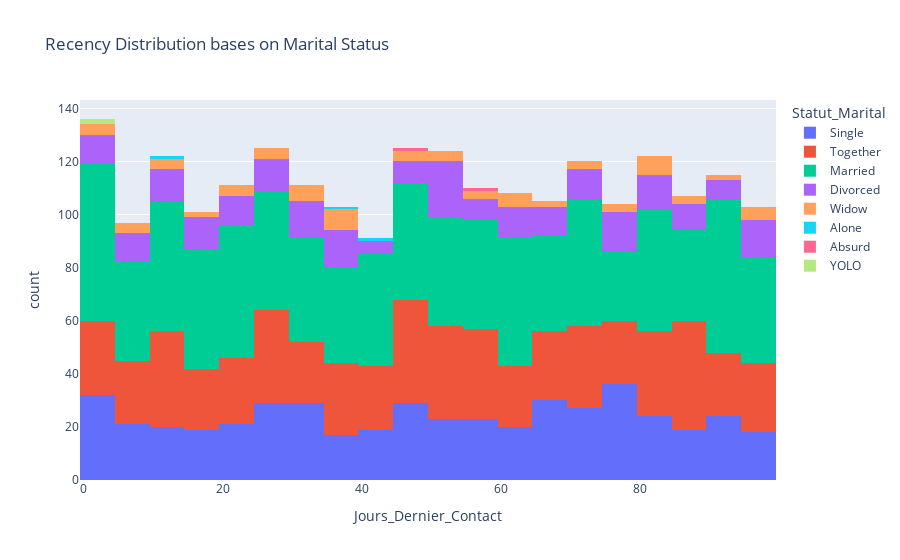
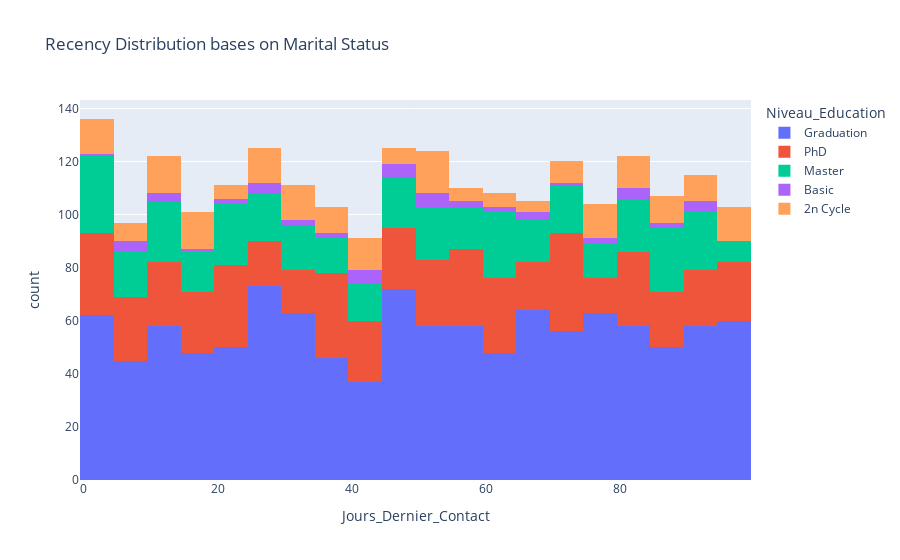

The code cell stored with these charts, in order, in its notebook:
### Code cell
fig1=px.histogram(data_frame=df,x='Jours_Dernier_Contact',color='Statut_Marital',title='Recency Distribution bases on Marital Status')
fig2=px.histogram(data_frame=df,x='Jours_Dernier_Contact',color='Niveau_Education',title='Recency Distribution bases on Marital Status')

fig1.show()
fig2.show()

### Figure 1 — Plotly figure (JSON) as saved in the notebook; plotly's stock layout.template omitted (floating-point values rounded to 4 significant figures; data arrays with more than 128 entries replaced by an {"elided": "..."} marker saying what was removed)
{"data": [{"bingroup": "x", "hovertemplate": "Statut_Marital=Single<br>Jours_Dernier_Contact=%{x}<br>count=%{y}<extra></extra>", "legendgroup": "Single", "marker": {"color": "#636efa", "pattern": {"shape": ""}}, "name": "Single", "orientation": "v", "showlegend": true, "type": "histogram", "x": {"elided": "480 int values"}, "xaxis": "x", "yaxis": "y"}, {"bingroup": "x", "hovertemplate": "Statut_Marital=Together<br>Jours_Dernier_Contact=%{x}<br>count=%{y}<extra></extra>", "legendgroup": "Together", "marker": {"color": "#EF553B", "pattern": {"shape": ""}}, "name": "Together", "orientation": "v", "showlegend": true, "type": "histogram", "x": {"elided": "580 int values"}, "xaxis": "x", "yaxis": "y"}, {"bingroup": "x", "hovertemplate": "Statut_Marital=Married<br>Jours_Dernier_Contact=%{x}<br>count=%{y}<extra></extra>", "legendgroup": "Married", "marker": {"color": "#00cc96", "pattern": {"shape": ""}}, "name": "Married", "orientation": "v", "showlegend": true, "type": "histogram", "x": {"elided": "864 int values"}, "xaxis": "x", "yaxis": "y"}, {"bingroup": "x", "hovertemplate": "Statut_Marital=Divorced<br>Jours_Dernier_Contact=%{x}<br>count=%{y}<extra></extra>", "legendgroup": "Divorced", "marker": {"color": "#ab63fa", "pattern": {"shape": ""}}, "name": "Divorced", "orientation": "v", "showlegend": true, "type": "histogram", "x": {"elided": "232 int values"}, "xaxis": "x", "yaxis": "y"}, {"bingroup": "x", "hovertemplate": "Statut_Marital=Widow<br>Jours_Dernier_Contact=%{x}<br>count=%{y}<extra></extra>", "legendgroup": "Widow", "marker": {"color": "#FFA15A", "pattern": {"shape": ""}}, "name": "Widow", "orientation": "v", "showlegend": true, "type": "histogram", "x": [99, 29, 8, 72, 24, 98, 19, 64, 33, 38, 14, 14, 60, 25, 13, 96, 29, 80, 37, 68, 65, 99, 90, 31, 52, 87, 33, 3, 87, 71, 83, 54, 37, 24, 55, 1, 38, 84, 59, 81, 6, 81, 23, 36, 9, 54, 0, 76, 35, 48, 2, 57, 86, 28, 39, 33, 97, 73, 13, 15, 24, 62, 82, 37, 48, 8, 60, 80, 49, 92, 77, 75, 48, 30, 30, 63, 54], "xaxis": "x", "yaxis": "y"}, {"bingroup": "x", "hovertemplate": "Statut_Marital=Alone<br>Jours_Dernier_Contact=%{x}<br>count=%{y}<extra></extra>", "legendgroup": "Alone", "marker": {"color": "#19d3f3", "pattern": {"shape": ""}}, "name": "Alone", "orientation": "v", "showlegend": true, "type": "histogram", "x": [42, 37, 12], "xaxis": "x", "yaxis": "y"}, {"bingroup": "x", "hovertemplate": "Statut_Marital=Absurd<br>Jours_Dernier_Contact=%{x}<br>count=%{y}<extra></extra>", "legendgroup": "Absurd", "marker": {"color": "#FF6692", "pattern": {"shape": ""}}, "name": "Absurd", "orientation": "v", "showlegend": true, "type": "histogram", "x": [58, 48], "xaxis": "x", "yaxis": "y"}, {"bingroup": "x", "hovertemplate": "Statut_Marital=YOLO<br>Jours_Dernier_Contact=%{x}<br>count=%{y}<extra></extra>", "legendgroup": "YOLO", "marker": {"color": "#B6E880", "pattern": {"shape": ""}}, "name": "YOLO", "orientation": "v", "showlegend": true, "type": "histogram", "x": [3, 3], "xaxis": "x", "yaxis": "y"}], "layout": {"barmode": "relative", "legend": {"title": {"text": "Statut_Marital"}, "tracegroupgap": 0}, "title": {"text": "Recency Distribution bases on Marital Status"}, "xaxis": {"anchor": "y", "domain": [0, 1], "title": {"text": "Jours_Dernier_Contact"}}, "yaxis": {"anchor": "x", "domain": [0, 1], "title": {"text": "count"}}}}

### Figure 2 — Plotly figure (JSON) as saved in the notebook; plotly's stock layout.template omitted (floating-point values rounded to 4 significant figures; data arrays with more than 128 entries replaced by an {"elided": "..."} marker saying what was removed)
{"data": [{"bingroup": "x", "hovertemplate": "Niveau_Education=Graduation<br>Jours_Dernier_Contact=%{x}<br>count=%{y}<extra></extra>", "legendgroup": "Graduation", "marker": {"color": "#636efa", "pattern": {"shape": ""}}, "name": "Graduation", "orientation": "v", "showlegend": true, "type": "histogram", "x": {"elided": "1127 int values"}, "xaxis": "x", "yaxis": "y"}, {"bingroup": "x", "hovertemplate": "Niveau_Education=PhD<br>Jours_Dernier_Contact=%{x}<br>count=%{y}<extra></extra>", "legendgroup": "PhD", "marker": {"color": "#EF553B", "pattern": {"shape": ""}}, "name": "PhD", "orientation": "v", "showlegend": true, "type": "histogram", "x": {"elided": "486 int values"}, "xaxis": "x", "yaxis": "y"}, {"bingroup": "x", "hovertemplate": "Niveau_Education=Master<br>Jours_Dernier_Contact=%{x}<br>count=%{y}<extra></extra>", "legendgroup": "Master", "marker": {"color": "#00cc96", "pattern": {"shape": ""}}, "name": "Master", "orientation": "v", "showlegend": true, "type": "histogram", "x": {"elided": "370 int values"}, "xaxis": "x", "yaxis": "y"}, {"bingroup": "x", "hovertemplate": "Niveau_Education=Basic<br>Jours_Dernier_Contact=%{x}<br>count=%{y}<extra></extra>", "legendgroup": "Basic", "marker": {"color": "#ab63fa", "pattern": {"shape": ""}}, "name": "Basic", "orientation": "v", "showlegend": true, "type": "histogram", "x": [59, 94, 31, 80, 52, 46, 13, 6, 23, 41, 29, 34, 29, 37, 5, 52, 82, 86, 93, 47, 51, 81, 65, 76, 25, 18, 63, 89, 2, 58, 10, 47, 43, 94, 26, 7, 41, 67, 49, 42, 80, 64, 52, 92, 77, 49, 40, 5, 69, 13, 23, 36, 71, 52], "xaxis": "x", "yaxis": "y"}, {"bingroup": "x", "hovertemplate": "Niveau_Education=2n Cycle<br>Jours_Dernier_Contact=%{x}<br>count=%{y}<extra></extra>", "legendgroup": "2n Cycle", "marker": {"color": "#FFA15A", "pattern": {"shape": ""}}, "name": "2n Cycle", "orientation": "v", "showlegend": true, "type": "histogram", "x": {"elided": "203 int values"}, "xaxis": "x", "yaxis": "y"}], "layout": {"barmode": "relative", "legend": {"title": {"text": "Niveau_Education"}, "tracegroupgap": 0}, "title": {"text": "Recency Distribution bases on Marital Status"}, "xaxis": {"anchor": "y", "domain": [0, 1], "title": {"text": "Jours_Dernier_Contact"}}, "yaxis": {"anchor": "x", "domain": [0, 1], "title": {"text": "count"}}}}
